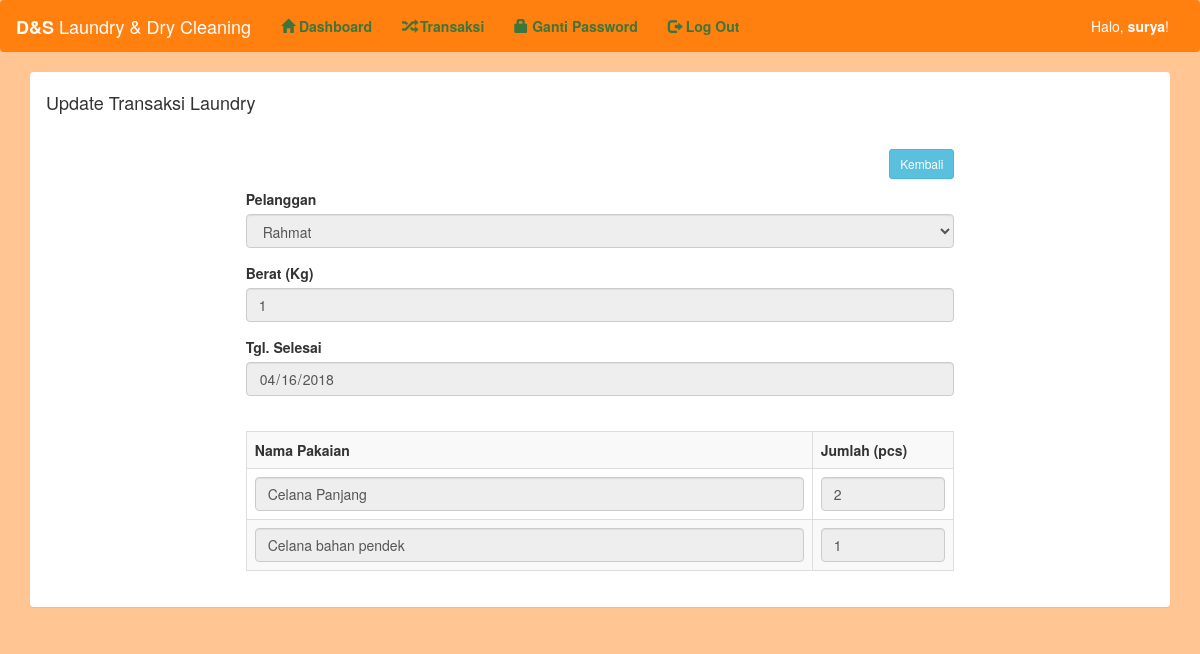
/pencucian/transaksi_read.php?id=2, run on the app's committed database.
### tables this page shows
CREATE TABLE `transaksi` (
  `transaksi_id` int(11) NOT NULL,
  `transaksi_tgl` date NOT NULL,
  `transaksi_pelanggan` int(11) NOT NULL,
  `transaksi_harga` int(11) NOT NULL,
  `transaksi_berat` int(11) NOT NULL,
  `transaksi_tgl_selesai` date NOT NULL,
  `transaksi_status` int(11) NOT NULL
);

CREATE TABLE `pelanggan` (
  `pelanggan_id` int(11) NOT NULL,
  `pelanggan_nama` varchar(255) NOT NULL,
  `pelanggan_hp` varchar(255) NOT NULL,
  `pelanggan_alamat` text NOT NULL
);

CREATE TABLE `pakaian` (
  `pakaian_id` int(11) NOT NULL,
  `pakaian_transaksi` int(11) NOT NULL,
  `pakaian_jenis` varchar(255) NOT NULL,
  `pakaian_jumlah` int(11) NOT NULL
);

### pencucian/transaksi_read.php (the view, shortened to what this page needs)
<?php include 'header2.php'; ?>
<?php
include '../koneksi.php';
?>
<div class="container">
	<div class="panel">
		<div class="panel-heading">
			<h4>Update Transaksi Laundry</h4>
		</div>
		<div class="panel-body">
			<div class="col-md-8 col-md-offset-2">
				<a href="transaksi.php" class="btn btn-sm btn-info pull-right">Kembali</a>
				<br/>
				<br/>
				<?php
				$id = $_GET['id'];
				$transaksi = mysqli_query($koneksi,"select * from transaksi where transaksi_id='$id'");
				while($t=mysqli_fetch_array($transaksi)){
					?>
					<form method="post" action="transaksi_update.php">
						<div class="form-group">
							<label>Pelanggan</label>
							<select class="form-control" name="pelanggan" required="required" readonly>
								<?php
								$data = mysqli_query($koneksi,"select * from pelanggan");
								while($d=mysqli_fetch_array($data)){
									?>
									<option <?php if($d['pelanggan_id']==$t['transaksi_pelanggan']){echo "selected='selected'";} ?> value="<?php echo $d['pelanggan_id']; ?>"><?php echo $d['pelanggan_nama']; ?></option>
									<?php
								}
								?>
							</select>
						</div>
						<div class="form-group" >
							<label>Berat (Kg)</label>
							<input type="number" class="form-control" name="berat" placeholder="Masukkan berat cucian" required="required" value="<?php echo $t['transaksi_berat']; ?>" readonly>
						</div>
						<div class="form-group">
							<label>Tgl. Selesai</label>
							<input type="date" class="form-control" name="tgl_selesai" required="required" value="<?php echo $t['transaksi_tgl_selesai']; ?>" readonly>
						</div>
						<br/>
						<table class="table table-bordered table-striped">
							<tr>
								<th>Nama Pakaian</th>
								<th width="20%">Jumlah (pcs)</th>
							</tr>
							<?php
							$id_transaksi = $t['transaksi_id'];
							$pakaian = mysqli_query($koneksi,"select * from pakaian where pakaian_transaksi='$id_transaksi'");
							while($p=mysqli_fetch_array($pakaian)){
								?>
								<tr>
									<td><input type="text" class="form-control" name="jenis_pakaian[]" value="<?php echo $p['pakaian_jenis']; ?>" readonly></td>
									<td><input type="number" class="form-control" name="jumlah_pakaian[]" value="<?php echo $p['pakaian_jumlah']; ?>" readonly></td>
								</tr>
								<?php } ?>
							</table>
						</form>
						<?php
					}
					?>
				</div>
			</div>
		</div>
	</div>
	<?php include 'footer.php'; ?>

### data on the page
transaksi: pelanggan "Rahmat", berat "1", tgl_selesai "04/16/2018"
pakaian: pakaian_jenis "Celana Panjang", pakaian_jumlah "2"
pakaian: pakaian_jenis "Celana bahan pendek", pakaian_jumlah "1"

### other printed values
$_SESSION['username'] "surya"
